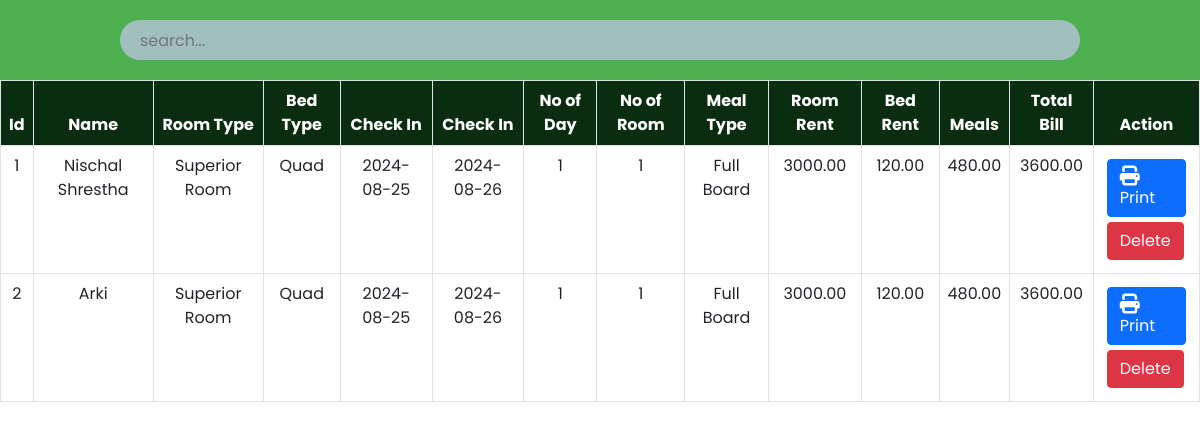
Screenshot of /admin/payment.php with the database file from the repository.
### tables this page shows
CREATE TABLE `payment` (
  `id` int(30) NOT NULL,
  `Name` varchar(30) NOT NULL,
  `Email` varchar(30) NOT NULL,
  `RoomType` varchar(30) NOT NULL,
  `Bed` varchar(30) NOT NULL,
  `NoofRoom` int(30) NOT NULL,
  `cin` date NOT NULL,
  `cout` date NOT NULL,
  `noofdays` int(30) NOT NULL,
  `roomtotal` double(8,2) NOT NULL,
  `bedtotal` double(8,2) NOT NULL,
  `meal` varchar(30) NOT NULL,
  `mealtotal` double(8,2) NOT NULL,
  `finaltotal` double(8,2) NOT NULL
);

### admin/payment.php (the view, shortened to what this page needs)
<?php
    include '../config.php';
?>
<!DOCTYPE html>
<html lang="en">
<head>
    <link href="https://cdn.jsdelivr.net/npm/bootstrap@5.0.2/dist/css/bootstrap.min.css" rel="stylesheet">
    <link rel="stylesheet" href="https://cdnjs.cloudflare.com/ajax/libs/font-awesome/6.2.0/css/all.min.css"/>
	<link rel="stylesheet" href="css/roombook.css">
</head>
<body>
	<div class="searchsection">
        <input type="text" name="search_bar" id="search_bar" placeholder="search..." onkeyup="searchFun()">
    </div>
    <div class="roombooktable" class="table-responsive-xl">
        <?php
            $paymanttablesql = "SELECT * FROM payment";
            $paymantresult = mysqli_query($conn, $paymanttablesql);
        ?>
        <table class="table table-bordered" id="table-data">
            <thead>
                <tr>
                    <th scope="col">Id</th>
                    <th scope="col">Name</th>
                    <th scope="col">Room Type</th>
                    <th scope="col">Bed Type</th>
                    <th scope="col">Check In</th>
                    <th scope="col">Check In</th>
					<th scope="col">No of Day</th>
                    <th scope="col">No of Room</th>
					<th scope="col">Meal Type</th>
                    <th scope="col">Room Rent</th>
                    <th scope="col">Bed Rent</th>
                    <th scope="col">Meals</th>
					<th scope="col">Total Bill</th>
                    <th scope="col">Action</th>
                </tr>
            </thead>
            <tbody>
            <?php
            while ($res = mysqli_fetch_array($paymantresult)) {
            ?>
                <tr>
                    <td><?php echo $res['id'] ?></td>
                    <td><?php echo $res['Name'] ?></td>
                    <td><?php echo $res['RoomType'] ?></td>
                    <td><?php echo $res['Bed'] ?></td>
					<td><?php echo $res['cin'] ?></td>
                    <td><?php echo $res['cout'] ?></td>
					<td><?php echo $res['noofdays'] ?></td>
                    <td><?php echo $res['NoofRoom'] ?></td>
                    <td><?php echo $res['meal'] ?></td>
                    <td><?php echo $res['roomtotal'] ?></td>
					<td><?php echo $res['bedtotal'] ?></td>
					<td><?php echo $res['mealtotal'] ?></td>
					<td><?php echo $res['finaltotal'] ?></td>
                    <td class="action">
                        <a href="invoiceprint.php?id= <?php echo $res['id']?>"><button class="btn btn-primary"><i class="fa-solid fa-print"></i>Print</button></a>
						<a href="paymantdelete.php?id=<?php echo $res['id']?>"><button class="btn btn-danger">Delete</button></a>
                    </td>
                </tr>
            <?php
            }
            ?>
            </tbody>
        </table>
    </div>
</body>
</html>

### admin/css/roombook.css (style rules this page uses)
:root { --bg-text-shadow: 0 2px 4px rgb(13 0 77 / 8%), 0 3px 6px rgb(13 0 77 / 8%), 0 8px 16px rgb(13 0 77 / 8%); --bg-box-shadow: 0px 0px 20px 6px rgba(26, 30, 164, 0.31); }
body { background-color: #ffff; }
* { margin: 0; padding: 0; font-family: 'Poppins', sans-serif; }
i { font-size: 20px; }
.searchsection { height: 80px; width: 100%; display: flex; justify-content: space-evenly; align-items: center; background-color: #4caf50; position: fixed; z-index: 500; }
#search_bar { height: 40px; width: 80%; border: none; background-color: rgba(195, 198, 233, 0.714); padding-left: 20px; border-radius: 30px; }
a { color: black; }
.roombooktable { position: absolute; color: #0a0d2d; margin-top: 80px; width: 100%; height: 100vh; padding-bottom: 900px; }
.roombooktable thead { background-color: #0a2d0f; color:white; text-align: center; }
.roombooktable tbody { text-align: center; }
.action a { text-decoration: none; }
.action button { display: flex; flex-wrap: wrap; margin: 5px; }

### rows the page displays
payment: id "1", Name "Nischal Shrestha", RoomType "Superior Room", Bed "Quad", cin "2024-08-25", cout "2024-08-26", noofdays "1", NoofRoom "1", meal "Full Board", roomtotal "3000.00", bedtotal "120.00", mealtotal "480.00", finaltotal "3600.00"
payment: id "2", Name "Arki", RoomType "Superior Room", Bed "Quad", cin "2024-08-25", cout "2024-08-26", noofdays "1", NoofRoom "1", meal "Full Board", roomtotal "3000.00", bedtotal "120.00", mealtotal "480.00", finaltotal "3600.00"
